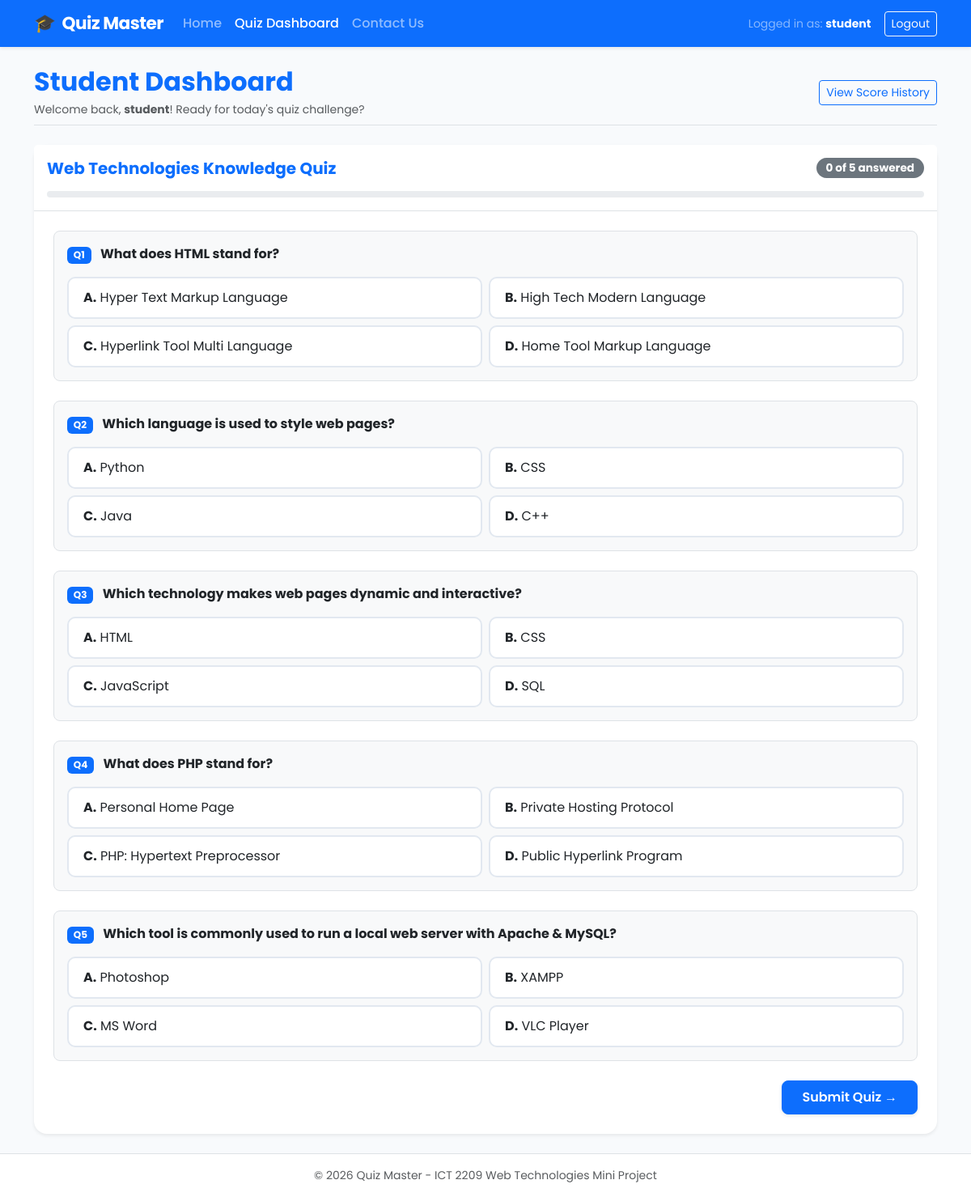
/dashboard.php (signed in), run on the app's committed database.
### tables this page shows
CREATE TABLE `questions` (
  `id` INT AUTO_INCREMENT PRIMARY KEY,
  `question` VARCHAR(255) NOT NULL,
  `option_a` VARCHAR(100) NOT NULL,
  `option_b` VARCHAR(100) NOT NULL,
  `option_c` VARCHAR(100) NOT NULL,
  `option_d` VARCHAR(100) NOT NULL,
  `correct_option` CHAR(1) NOT NULL
);

### dashboard.php (the view, shortened to what this page needs)
<?php
require_once 'includes/db.php';
$username = $_SESSION['username'];
$submitted = false;
$questions_query = "SELECT * FROM questions ORDER BY id ASC";
$questions_result = mysqli_query($conn, $questions_query);
$questions = [];
while ($row = mysqli_fetch_assoc($questions_result)) {
    $questions[] = $row;
}
$total_questions = count($questions);
?>
<!DOCTYPE html>
<html lang="en">
<head>
  <link href="https://cdn.jsdelivr.net/npm/bootstrap@5.3.0/dist/css/bootstrap.min.css" rel="stylesheet">
  <link rel="stylesheet" href="css/style.css">
</head>
<body>
  <nav class="navbar navbar-expand-lg navbar-dark bg-primary shadow-sm sticky-top">
    <div class="container">
      <a class="navbar-brand d-flex align-items-center" href="index.php">
        <span class="me-2">🎓</span> Quiz Master
      </a>
      <div class="collapse navbar-collapse" id="navMenu">
        <ul class="navbar-nav me-auto mb-2 mb-lg-0">
          <li class="nav-item"><a class="nav-link" href="index.php">Home</a></li>
          <li class="nav-item"><a class="nav-link active" href="dashboard.php">Quiz Dashboard</a></li>
          <li class="nav-item"><a class="nav-link" href="contact.php">Contact Us</a></li>
        </ul>
        <div class="d-flex align-items-center">
          <span class="text-white-50 me-3 small">Logged in as: <strong class="text-white"><?php echo htmlspecialchars($username); ?></strong></span>
          <a href="auth/logout.php" class="btn btn-outline-light btn-sm">Logout</a>
        </div>
      </div>
    </div>
  </nav>
  <main class="container py-4">
    <div class="d-flex flex-wrap justify-content-between align-items-center mb-4 pb-2 border-bottom">
      <div>
        <h2 class="fw-bold text-primary mb-1">Student Dashboard</h2>
        <p class="text-muted small mb-0">Welcome back, <strong><?php echo htmlspecialchars($username); ?></strong>! Ready for today's quiz challenge?</p>
      </div>
      <div class="mt-2 mt-md-0">
        <button id="toggleHistoryBtn" class="btn btn-outline-primary btn-sm">View Score History</button>
      </div>
    </div>
    <div class="card shadow-sm border-0 rounded-4">
      <div class="card-header bg-white py-3 border-bottom">
        <div class="d-flex justify-content-between align-items-center">
          <h5 class="fw-bold mb-0 text-primary">Web Technologies Knowledge Quiz</h5>
          <span id="answeredCount" class="badge bg-secondary badge-custom">0 of <?php echo $total_questions; ?> answered</span>
        </div>
        <div class="progress mt-3" style="height: 8px;">
        </div>
      </div>
      <div class="card-body p-4">
        <form id="quizForm" action="dashboard.php" method="POST">
          <?php foreach ($questions as $index => $q):
            $qid = $q['id'];
          ?>
            <div class="question-block mb-4 p-3 rounded-3 bg-light border">
              <p class="fw-bold mb-3 fs-6">
                <span class="badge bg-primary me-2">Q<?php echo ($index + 1); ?></span>
                <?php echo htmlspecialchars($q['question']); ?>
              </p>
              <div class="row g-2">
                <div class="col-md-6">
                  <label class="option-label" for="q<?php echo $qid; ?>_a">
                    <strong>A.</strong> <?php echo htmlspecialchars($q['option_a']); ?>
                  </label>
                </div>
                <div class="col-md-6">
                  <label class="option-label" for="q<?php echo $qid; ?>_b">
                    <strong>B.</strong> <?php echo htmlspecialchars($q['option_b']); ?>
                  </label>
                </div>
                <div class="col-md-6">
                  <label class="option-label" for="q<?php echo $qid; ?>_c">
                    <strong>C.</strong> <?php echo htmlspecialchars($q['option_c']); ?>
                  </label>
                </div>
                <div class="col-md-6">
                  <label class="option-label" for="q<?php echo $qid; ?>_d">
                    <strong>D.</strong> <?php echo htmlspecialchars($q['option_d']); ?>
                  </label>
                </div>
              </div>
            </div>
          <?php endforeach; ?>
          <?php if (!$submitted): ?>
            <div class="text-end">
              <button type="submit" name="submit_quiz" class="btn btn-primary px-4 py-2 fw-semibold rounded-3 shadow-sm">
                Submit Quiz &rarr;
              </button>
            </div>
          <?php endif; ?>
        </form>
      </div>
    </div>
  </main>
  <footer class="bg-white border-top py-3 text-center text-muted small mt-auto">
    <div class="container">
      &copy; <?php echo date('Y'); ?> Quiz Master - ICT 2209 Web Technologies Mini Project
    </div>
  </footer>
</body>
</html>

### css/style.css (style rules this page uses)
:root { --primary-color: #4f46e5; --primary-hover: #4338ca; --secondary-color: #06b6d4; --bg-light: #f8fafc; --card-bg: #ffffff; --text-dark: #1e293b; --text-muted: #64748b; --border-color: #e2e8f0; --success-color: #10b981; --danger-color: #ef4444; }
body { font-family: 'Poppins', sans-serif; background-color: var(--bg-light); color: var(--text-dark); min-height: 100vh; display: flex; flex-direction: column; }
.navbar-brand { font-weight: 700; font-size: 1.35rem; letter-spacing: -0.5px; }
.nav-link { font-weight: 500; transition: color 0.2s ease-in-out; }
.option-label { display: block; border: 2px solid var(--border-color); border-radius: 10px; padding: 12px 18px; cursor: pointer; transition: all 0.2s ease; background-color: #fff; }
.badge-custom { font-size: 0.85rem; padding: 6px 12px; border-radius: 50px; }
footer { margin-top: auto; }

### data on the page
questions: question "What does HTML stand for?", option_a "Hyper Text Markup Language", option_b "High Tech Modern Language", option_c "Hyperlink Tool Multi Language", option_d "Home Tool Markup Language"
questions: question "Which language is used to style web pages?", option_a "Python", option_b "CSS", option_c "Java", option_d "C++"
questions: question "Which technology makes web pages dynamic and interactive?", option_a "HTML", option_b "CSS", option_c "JavaScript", option_d "SQL"
questions: question "What does PHP stand for?", option_a "Personal Home Page", option_b "Private Hosting Protocol", option_c "PHP: Hypertext Preprocessor", option_d "Public Hyperlink Program"
questions: question "Which tool is commonly used to run a local web server with Apache & MySQL?", option_a "Photoshop", option_b "XAMPP", option_c "MS Word", option_d "VLC Player"

### other printed values
$username "student"
$total_questions "5"
